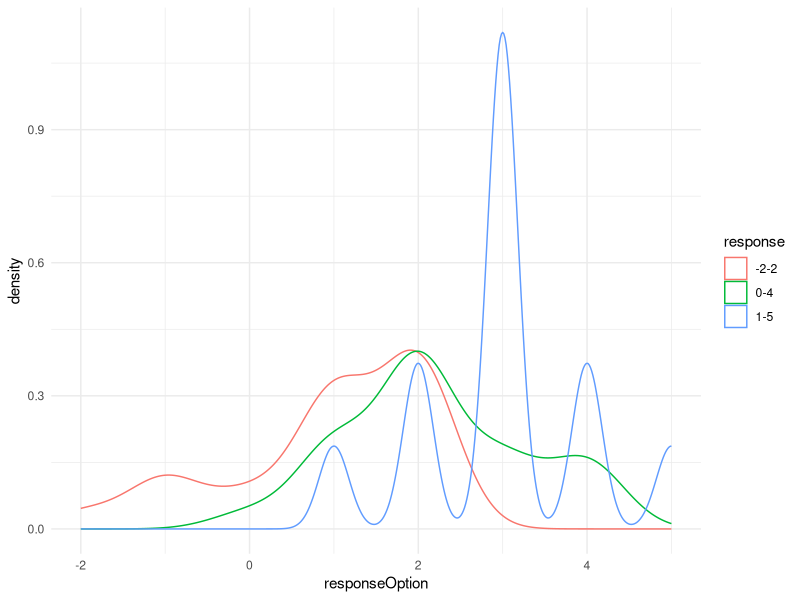

This chart was generated by the following R code:
## ---- chunk 1
knitr::opts_chunk$set(echo = FALSE)
## ---- chunk 2
library(dplyr)

library(ggplot2)

data.frame(responseOption = c(1, 2, 2, 3, 3, 3, 3, 3, 3, 4, 4, 5,
                              1, 2, 2, 3, 3, 3, 3, 3, 3, 4, 4, 5,
                               0, 1, 1, 2, 2, 2, 2, 2, 3, 3, 4, 4,
                              1, 1, 1, 2, 2, 2, 2, 2, 3, 3, 4, 4, 
                               -2, -1, 0, 1, 1, 1, 1, 2, 2, 2, 2, 2, 
                              -1, -1, 0, 1, 1, 1, 1, 2, 2, 2, 2, 2),
           response = rep(c("1-5", "0-4", "-2-2"), each = 24)) %>% 
  ggplot(., aes(responseOption, color = response)) +
  geom_density() +
  theme_minimal()

